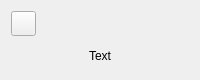
<?xml version="1.0" encoding="UTF-8"?>
<ui version="4.0">
 <class>BlockWidget</class>
 <widget class="QWidget" name="BlockWidget">
  <property name="geometry">
   <rect>
    <x>0</x>
    <y>0</y>
    <width>200</width>
    <height>80</height>
   </rect>
  </property>
  <property name="sizePolicy">
   <sizepolicy hsizetype="Fixed" vsizetype="Fixed">
    <horstretch>0</horstretch>
    <verstretch>0</verstretch>
   </sizepolicy>
  </property>
  <property name="minimumSize">
   <size>
    <width>200</width>
    <height>80</height>
   </size>
  </property>
  <property name="maximumSize">
   <size>
    <width>400</width>
    <height>200</height>
   </size>
  </property>
  <property name="windowTitle">
   <string>Form</string>
  </property>
  <property name="layoutDirection">
   <enum>Qt::LeftToRight</enum>
  </property>
  <property name="autoFillBackground">
   <bool>true</bool>
  </property>
  <property name="styleSheet">
   <string notr="true">QWidget#BlockWidget {border: 0px solid black}</string>
  </property>
  <layout class="QGridLayout" name="gridLayout">
   <item row="0" column="0" alignment="Qt::AlignLeft">
    <widget class="QPushButton" name="settingButton">
     <property name="sizePolicy">
      <sizepolicy hsizetype="Minimum" vsizetype="Minimum">
       <horstretch>0</horstretch>
       <verstretch>0</verstretch>
      </sizepolicy>
     </property>
     <property name="minimumSize">
      <size>
       <width>20</width>
       <height>20</height>
      </size>
     </property>
     <property name="maximumSize">
      <size>
       <width>25</width>
       <height>25</height>
      </size>
     </property>
     <property name="text">
      <string/>
     </property>
     <property name="icon">
      <iconset resource="resource.qrc">
       <normaloff>:/icons/icons/setting_icon.png</normaloff>:/icons/icons/setting_icon.png</iconset>
     </property>
     <property name="iconSize">
      <size>
       <width>15</width>
       <height>15</height>
      </size>
     </property>
     <property name="checkable">
      <bool>false</bool>
     </property>
    </widget>
   </item>
   <item row="1" column="0">
    <widget class="QLabel" name="operationName">
     <property name="styleSheet">
      <string notr="true"/>
     </property>
     <property name="text">
      <string>Text</string>
     </property>
     <property name="scaledContents">
      <bool>false</bool>
     </property>
     <property name="alignment">
      <set>Qt::AlignCenter</set>
     </property>
    </widget>
   </item>
  </layout>
 </widget>
 <resources>
  <include location="resource.qrc"/>
 </resources>
 <connections/>
</ui>
